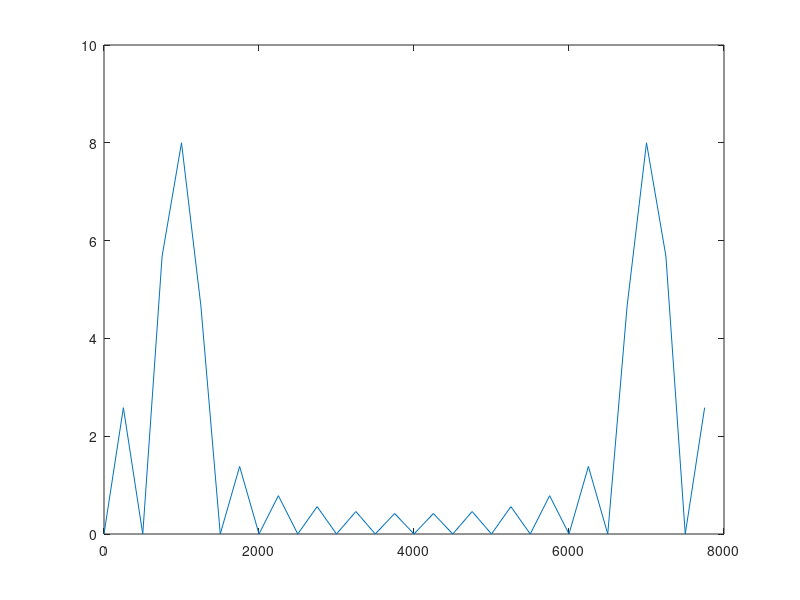

The MATLAB script that drew this image:
clc
close all
n=1:16;
N=32;
f=1000;
fs=8000;
x=sin(2*pi*f/fs.*n);
z=zeros(1,16);
x=[x z];
xf=fft(x);
yf=abs(xf);
k=1:32;
f=(0:N-1).*fs/N;
plot(f,yf);